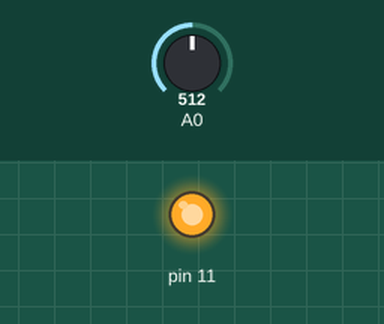
Recording of a sketch running on a simulated Arduino Uno, built with avr-gcc and run on an emulated ATmega328P. Shown: output pins drawn as LEDs (lit = HIGH). Inputs (shaded band) come from the test bench; at power-on: A0 = 512.

Above: at 1.2 s.
1.3 s: A0 set to 319
2.8 s: A0 set to 286
At 3.9 s:
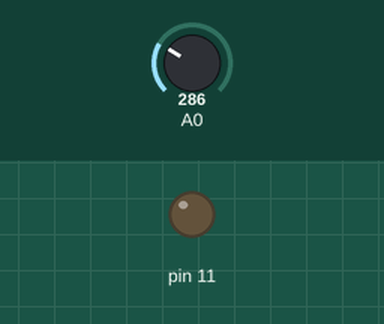
4.3 s: A0 set to 306
At 5.1 s:
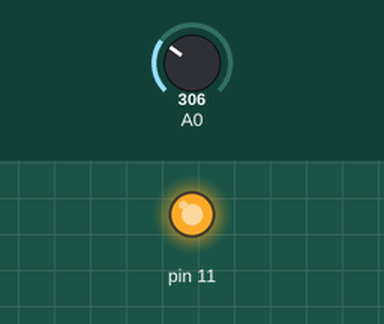
5.8 s: A0 set to 290
At 6.2 s:
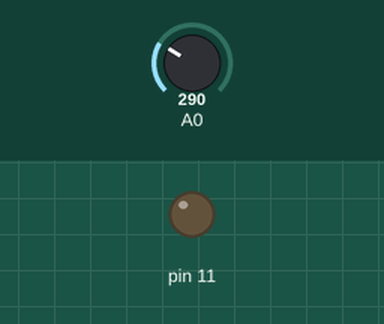
Timing chart, 0 to 8.3 s (numbered marks = the images above; inputs shaded):
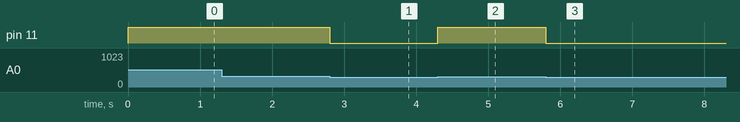

The sketch:

m2_atividade7_questaoB.ino
```cpp
void setup() {
  pinMode(11, OUTPUT);
}

void loop() {
  int leitura = analogRead(A0);
  if (leitura > 300)
    digitalWrite(11, HIGH);
  else
    digitalWrite(11, LOW);
}
```

Measured:
- the behaviour switches between 301 and 300 on A0 (found by bisection; images 0 and 1)
- after the input at 1.3 s, every drawn part: stays the same
- after the input at 2.8 s, pin 11: HIGH → LOW at once
- after the input at 4.3 s, pin 11: LOW → HIGH at once
- after the input at 5.8 s, pin 11: HIGH → LOW at once
